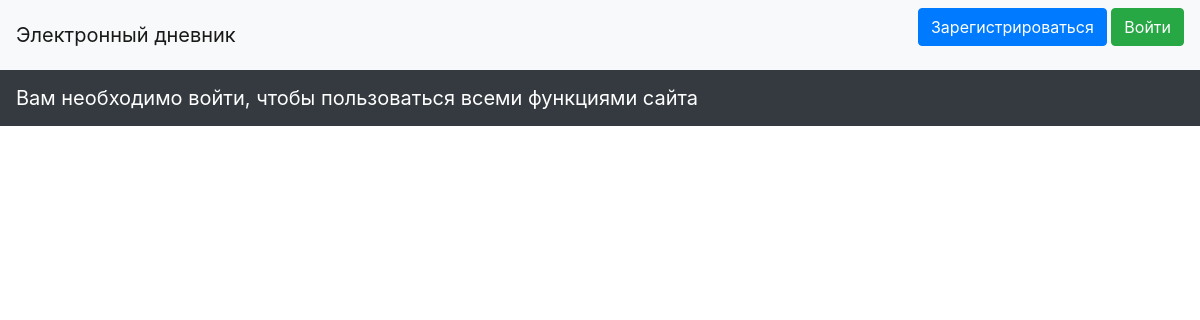
Page /page/5 on the earlier database version.
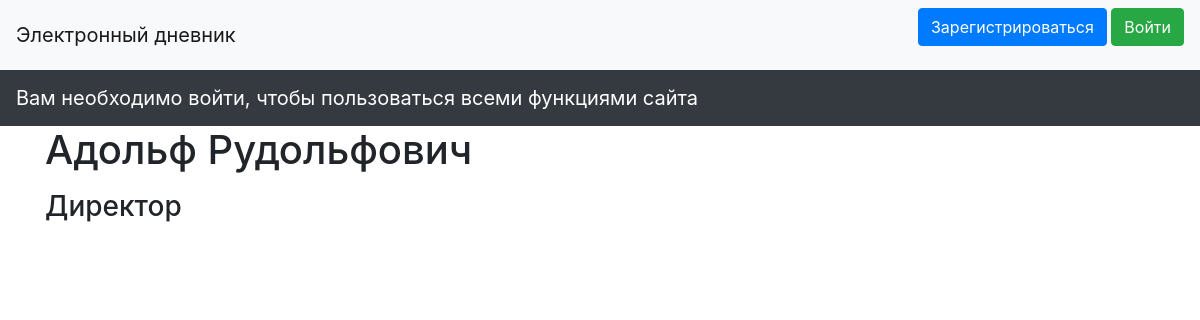
Same page on the later database version.
### data/users.py (models this page shows, shortened)
class User(SqlAlchemyBase, UserMixin):
    __tablename__ = 'users'
    id = sqlalchemy.Column(sqlalchemy.Integer,
                           primary_key=True, autoincrement=True)
    name = sqlalchemy.Column(sqlalchemy.String, nullable=True)
    about = sqlalchemy.Column(sqlalchemy.Integer, nullable=False)
    sub_info = sqlalchemy.Column(sqlalchemy.String, nullable=True)
    email = sqlalchemy.Column(sqlalchemy.String,
                              index=True, unique=True, nullable=True)
    hashed_password = sqlalchemy.Column(sqlalchemy.String, nullable=True)
    created_date = sqlalchemy.Column(sqlalchemy.DateTime,
                                     default=datetime.datetime.now)
    news = orm.relation("News", back_populates='user')

### main.py (the view)
@app.route('/page/<int:id>', methods=['GET', 'POST'])
def page(id):
    db_sess = db_session.create_session()
    user = db_sess.query(User).filter(
        User.id == id).first()
    lessions_obj = db_sess.query(U_t_L).filter(id == U_t_L.user_id).all()
    lessions = []
    for l in lessions_obj:
        les_name = db_sess.query(Lession).filter(Lession.id == l.lession_id).first()
        lessions.append(les_name.name)
    return render_template('page.html', user=user, lessions=lessions)

### data/db_session.py (called while the page is built)
def create_session() -> Session:
    global __factory
    return __factory()

### templates/page.html (shortened to what this page needs)
{% extends "base.html" %}
{% block content %}
<h1>{{ user.name }}</h1>
<p>
    {% if user.about==1%}
    <h3>Директор</h3>
    {% endif %}
</p>
{% endblock %}

Differences in the rows shown:
added User: name "Адольф Рудольфович"
Other differences:
text now shown: "Директор"
